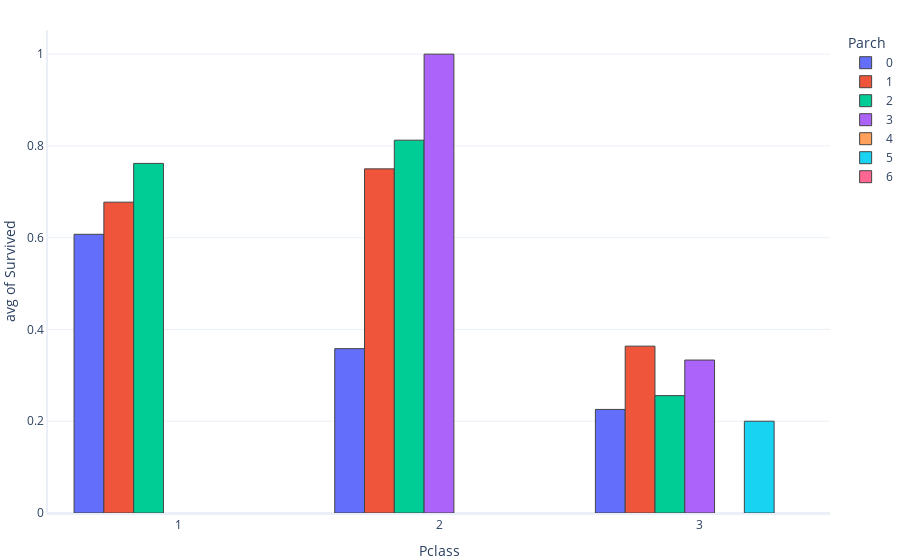

The notebook cell this image was saved under:
### Markdown cell above
El diagrama de caja y bigotes (arriba) muestra que al menos la mitad de las personas tenían boletos de tercera clase; observe cómo la mediana y el máximo del diagrama se ubican en Pclass = 3.

El histograma muestra que las personas de segunda y tercera clase tendían a no sobrevivir al accidente.

Veamos cómo varía la supervivencia, dependiendo de si un pasajero tenía padres o hijos en el barco.

### Code cell
graphing.multiple_histogram(dataset, 
                            label_x='Pclass', # group by ticket class
                            label_group="Parch", # colour by no parents or children
                            label_y='Survived', 
                            histfunc="avg")

### Figure 1 — Plotly figure (JSON) as saved in the notebook; plotly's stock layout.template omitted (floating-point values rounded to 4 significant figures; data arrays with more than 128 entries replaced by an {"elided": "..."} marker saying what was removed)
{"data": [{"histfunc": "avg", "name": "0", "type": "histogram", "x": {"elided": "678 int values"}, "y": {"elided": "678 int values"}}, {"histfunc": "avg", "name": "1", "type": "histogram", "x": [3, 3, 3, 3, 3, 1, 3, 1, 2, 1, 1, 1, 3, 2, 1, 3, 3, 1, 3, 3, 3, 3, 2, 3, 2, 3, 3, 3, 1, 3, 2, 1, 3, 1, 2, 1, 3, 3, 1, 2, 2, 1, 2, 3, 1, 1, 2, 3, 3, 1, 3, 3, 2, 3, 2, 3, 3, 2, 2, 3, 3, 3, 3, 3, 1, 2, 2, 3, 3, 2, 1, 2, 1, 1, 3, 2, 3, 2, 3, 2, 3, 2, 3, 2, 1, 2, 3, 1, 3, 1, 3, 3, 2, 1, 3, 2, 3, 2, 1, 3, 3, 2, 3, 2, 1, 3, 3, 2, 1, 2, 3, 1, 3, 1, 3, 1, 1, 2], "y": [0, 1, 0, 0, 0, 0, 1, 1, 1, 0, 0, 0, 1, 0, 0, 0, 0, 1, 0, 1, 0, 0, 1, 0, 1, 0, 0, 0, 1, 0, 1, 0, 0, 1, 1, 0, 0, 1, 1, 0, 0, 1, 1, 1, 1, 0, 1, 1, 0, 1, 0, 0, 1, 0, 1, 0, 0, 1, 1, 1, 1, 1, 0, 1, 1, 0, 1, 0, 0, 1, 1, 1, 1, 1, 0, 1, 0, 1, 1, 0, 1, 1, 0, 1, 1, 0, 0, 1, 1, 0, 0, 1, 1, 0, 0, 1, 1, 1, 1, 0, 0, 1, 1, 0, 1, 1, 0, 1, 1, 0, 0, 1, 1, 1, 1, 1, 1, 1]}, {"histfunc": "avg", "name": "2", "type": "histogram", "x": [3, 1, 2, 2, 3, 3, 3, 3, 2, 1, 3, 3, 1, 3, 3, 2, 3, 3, 3, 3, 3, 3, 3, 3, 2, 2, 3, 3, 3, 1, 1, 1, 1, 3, 1, 1, 3, 3, 1, 3, 2, 3, 1, 3, 1, 2, 2, 3, 1, 2, 3, 2, 1, 1, 3, 3, 1, 1, 3, 2, 2, 3, 3, 1, 3, 2, 1, 2, 1, 3, 3, 3, 1, 3, 3, 2, 3, 3, 3, 3], "y": [1, 0, 1, 1, 0, 0, 1, 0, 1, 1, 0, 0, 1, 0, 0, 0, 0, 0, 1, 0, 0, 1, 0, 1, 1, 1, 0, 1, 1, 0, 1, 1, 1, 0, 1, 0, 1, 0, 1, 1, 1, 0, 1, 0, 1, 0, 1, 0, 0, 1, 1, 1, 1, 1, 0, 0, 1, 1, 0, 1, 1, 0, 0, 0, 0, 0, 1, 1, 1, 0, 1, 0, 1, 0, 0, 1, 0, 0, 0, 0]}, {"histfunc": "avg", "name": "3", "type": "histogram", "x": [3, 2, 3, 2, 3], "y": [0, 1, 0, 1, 1]}, {"histfunc": "avg", "name": "4", "type": "histogram", "x": [3, 3, 1, 3], "y": [0, 0, 0, 0]}, {"histfunc": "avg", "name": "5", "type": "histogram", "x": [3, 3, 3, 3, 3], "y": [0, 1, 0, 0, 0]}, {"histfunc": "avg", "name": "6", "type": "histogram", "x": [3], "y": [0]}], "layout": {"legend": {"title": {"text": "Parch"}}, "xaxis": {"title": {"text": "Pclass"}}, "yaxis": {"title": {"text": "avg of Survived"}}}}
